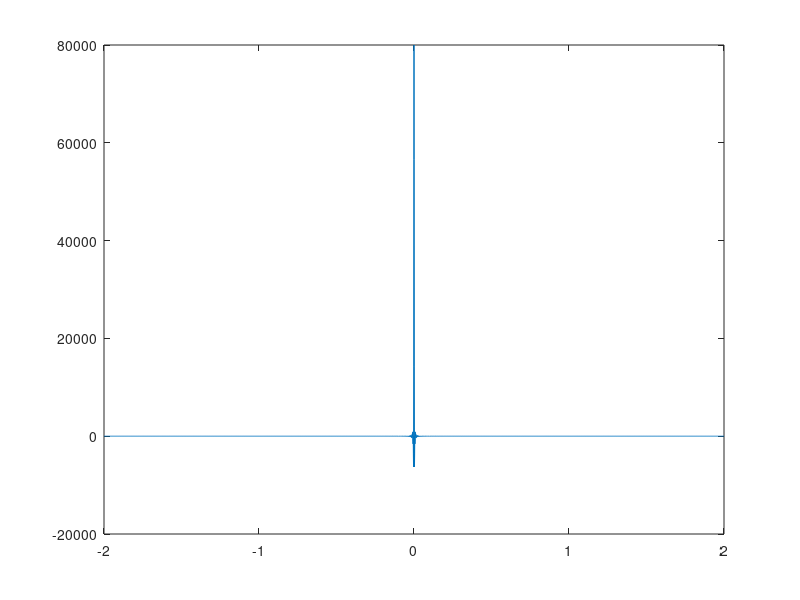
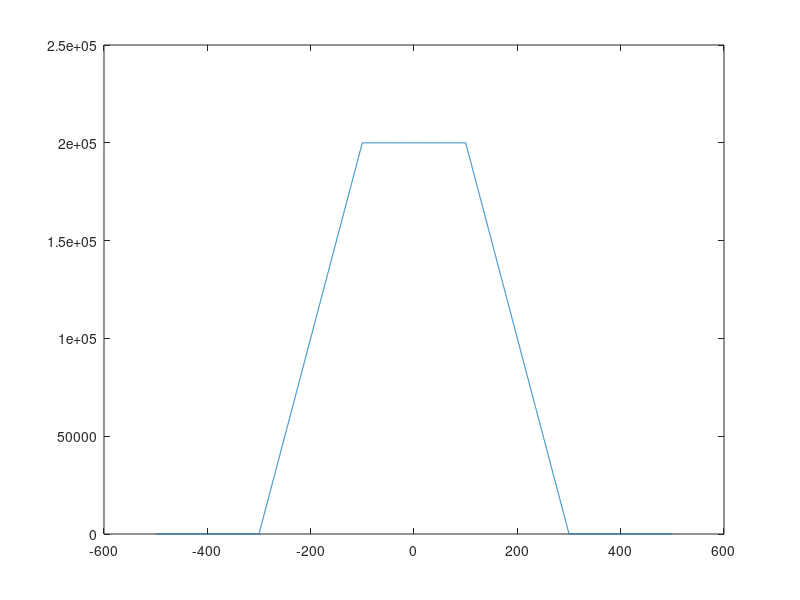

Write MATLAB code to recreate these figures, in order.
 clear all
B1=100;
B2=200;
fs= 5*max(B1,B2);
ts=1/fs;
t= -2:ts:2;
m1_t= 200*sinc(200*t);
m2_t= 400*sinc(400*t);
m_t= m1_t.*m2_t;

keyboard
M_f=fft(m_t);
freq_axis= linspace(-fs/2, fs/2, length(M_f));

 figure(1)
 plot (t, m_t)
 
 figure(2)
 plot(freq_axis, fftshift(abs(M_f)))
